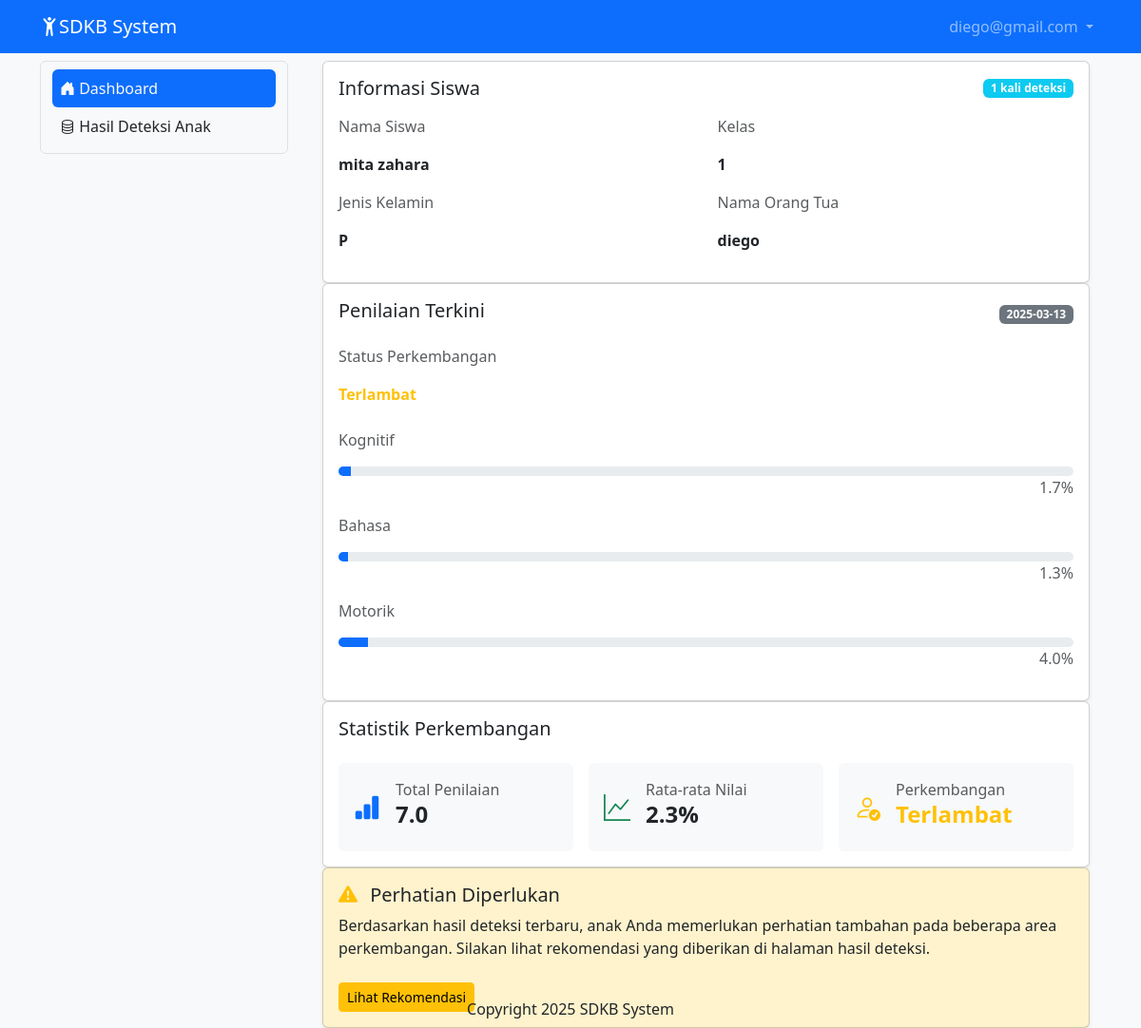
Page /dashboard_ortu_anak (signed in) on the committed database.
### tables this page shows
CREATE TABLE IF NOT EXISTS `users` (
  `user_id` int(11) NOT NULL AUTO_INCREMENT,
  `fullname` varchar(100) NOT NULL,
  `username` varchar(200) NOT NULL,
  `password` varchar(200) NOT NULL,
  `level` int(11) NOT NULL,
  `phone` varchar(30) NOT NULL,
  `alamat` varchar(300) NOT NULL,
  `created_at` timestamp NOT NULL DEFAULT CURRENT_TIMESTAMP,
  PRIMARY KEY (`user_id`),
  UNIQUE KEY `username` (`username`)
);

CREATE TABLE IF NOT EXISTS `students` (
  `student_id` int(11) NOT NULL AUTO_INCREMENT,
  `parent_id` int(11) DEFAULT NULL,
  `name` varchar(100) NOT NULL,
  `usia` int(11) NOT NULL DEFAULT '0',
  `gender` enum('L','P') NOT NULL,
  `class` varchar(20) DEFAULT NULL,
  PRIMARY KEY (`student_id`),
  KEY `parent_id` (`parent_id`),
  CONSTRAINT `students_ibfk_1` FOREIGN KEY (`parent_id`) REFERENCES `users` (`user_id`)
);

CREATE TABLE IF NOT EXISTS `assessment_results` (
  `id` int(11) NOT NULL AUTO_INCREMENT,
  `student_id` int(11) DEFAULT NULL,
  `motorik_kasar` int(11) DEFAULT NULL,
  `motorik_halus` int(11) DEFAULT NULL,
  `komunikasi` int(11) DEFAULT NULL,
  `membaca` int(11) DEFAULT NULL,
  `sosial_skill` int(11) DEFAULT NULL,
  `menyimak` int(11) DEFAULT NULL,
  `ekspresif` int(11) DEFAULT NULL,
  `pra_akademik` int(11) DEFAULT NULL,
  `prediction` varchar(50) DEFAULT NULL,
  `rekomendasi` text,
  `tanggal` date DEFAULT NULL,
  `motorik_score` float DEFAULT NULL,
  `bahasa_score` float DEFAULT NULL,
  `kognitif_score` float DEFAULT NULL,
  PRIMARY KEY (`id`) USING BTREE,
  KEY `FK__students` (`student_id`) USING BTREE,
  CONSTRAINT `FK_assessment_results_students` FOREIGN KEY (`student_id`) REFERENCES `students` (`student_id`) ON DELETE CASCADE ON UPDATE CASCADE
);

### dashboard_ortu_anak.php (the view, shortened to what this page needs)
<?php
    include "proses/connect.php";
    $user_id = $_SESSION['user_id'];
    $query_anak = "SELECT s.*, u.fullname as parent_name
                   FROM students s
                   LEFT JOIN users u ON s.parent_id = u.user_id
                   WHERE s.parent_id = '$user_id'";
    $result_anak = mysqli_query($conn, $query_anak);
    $anak = mysqli_fetch_assoc($result_anak);
    $id_anak = $anak['student_id'];
    $query_deteksi = "SELECT motorik_halus, motorik_kasar, komunikasi, membaca, pra_akademik, sosial_skill, ekspresif, menyimak, prediction, tanggal
                      FROM assessment_results
                      WHERE student_id = '$id_anak'
                      ORDER BY tanggal DESC
                      LIMIT 1";
    $result_deteksi = mysqli_query($conn, $query_deteksi);
    $deteksi = mysqli_fetch_assoc($result_deteksi);
    $query_jumlah_deteksi = "SELECT COUNT(*) as total FROM assessment_results WHERE student_id = '$id_anak'";
    $result_jumlah = mysqli_query($conn, $query_jumlah_deteksi);
    $jumlah_deteksi = mysqli_fetch_assoc($result_jumlah)['total'];
    $motorik_score = ($deteksi['motorik_halus'] + $deteksi['motorik_kasar']) / 2;
    $bahasa_score = ($deteksi['komunikasi'] + $deteksi['membaca'] + $deteksi['pra_akademik']) / 3;
    $kognitif_score = ($deteksi['sosial_skill'] + $deteksi['ekspresif'] + $deteksi['menyimak']) / 3;
    $total_penilaian = $motorik_score + $bahasa_score + $kognitif_score;
    $rata_nilai = $total_penilaian / 3;
?>
<!DOCTYPE html>
<html lang="en">
<head>
</head>
<body class="bg-light">
    <div class="col-lg-9 mt-2">
    <div class="container-fluid">
        <div class="row">
                <div class="space-y-4">
                    <div class="card shadow-sm">
                        <div class="card-body">
                            <div class="d-flex justify-content-between align-items-center mb-3">
                                <h2 class="card-title h5 mb-0">Informasi Siswa</h2>
                                <?php if ($jumlah_deteksi > 0): ?>
                                <span class="badge bg-info"><?= $jumlah_deteksi ?> kali deteksi</span>
                                <?php endif; ?>
                            </div>
                            <div class="row">
                                <div class="col-md-6">
                                    <p class="text-muted">Nama Siswa</p>
                                    <p class="fw-bold"><?= htmlspecialchars($anak['name']) ?></p>
                                </div>
                                <div class="col-md-6">
                                    <p class="text-muted">Kelas</p>
                                    <p class="fw-bold"><?= htmlspecialchars($anak['class']) ?></p>
                                </div>
                                <div class="col-md-6">
                                    <p class="text-muted">Jenis Kelamin</p>
                                    <p class="fw-bold"><?= htmlspecialchars($anak['gender']) ?></p>
                                </div>
                                <div class="col-md-6">
                                    <p class="text-muted">Nama Orang Tua</p>
                                    <p class="fw-bold"><?= htmlspecialchars($anak['parent_name']) ?></p>
                                </div>
                            </div>
                        </div>
                    </div>
                    <div class="card shadow-sm">
                        <div class="card-body">
                            <div class="d-flex justify-content-between align-items-center mb-3">
                                <h2 class="card-title h5">Penilaian Terkini</h2>
                                <?php if ($deteksi['tanggal'] != '-'): ?>
                                <span class="badge bg-secondary"><?= htmlspecialchars($deteksi['tanggal']) ?></span>
                                <?php endif; ?>
                            </div>
                            <p class="text-muted">Status Perkembangan</p>
                            <p class="<?= strtolower($deteksi['prediction']) == 'terlambat' ? 'text-warning' : 'text-success' ?> fw-bold mb-4">
                                <?= htmlspecialchars($deteksi['prediction']) ?>
                            </p>
                            <div class="space-y-3">
                                <div>
                                    <p class="text-muted">Kognitif</p>
                                    <div class="progress" style="height: 10px;">
                                        <div class="progress-bar" role="progressbar" style="width: <?= htmlspecialchars($kognitif_score) ?>%;" aria-valuenow="<?= htmlspecialchars($kognitif_score) ?>" aria-valuemin="0" aria-valuemax="100"></div>
                                    </div>
                                    <p class="text-end text-muted"><?= number_format($kognitif_score, 1) ?>%</p>
                                </div>
                                <div>
                                    <p class="text-muted">Bahasa</p>
                                    <div class="progress" style="height: 10px;">
                                        <div class="progress-bar" role="progressbar" style="width: <?= htmlspecialchars($bahasa_score) ?>%;" aria-valuenow="<?= htmlspecialchars($bahasa_score) ?>" aria-valuemin="0" aria-valuemax="100"></div>
                                    </div>
                                    <p class="text-end text-muted"><?= number_format($bahasa_score, 1) ?>%</p>
                                </div>
                                <div>
                                    <p class="text-muted">Motorik</p>
                                    <div class="progress" style="height: 10px;">
                                        <div class="progress-bar" role="progressbar" style="width: <?= htmlspecialchars($motorik_score) ?>%;" aria-valuenow="<?= htmlspecialchars($motorik_score) ?>" aria-valuemin="0" aria-valuemax="100"></div>
                                    </div>
                                    <p class="text-end text-muted"><?= number_format($motorik_score, 1) ?>%</p>
                                </div>
                            </div>
                        </div>
                    </div>
                    <div class="card shadow-sm">
                        <div class="card-body">
                            <h5 class="card-title">Statistik Perkembangan</h5>
                            <div class="row g-3 mt-2">
                                <div class="col-md-4">
                                    <div class="p-3 bg-light rounded">
                                        <div class="d-flex align-items-center">
                                            <i class="bi bi-bar-chart-fill text-primary fs-3 me-3"></i>
                                            <div>
                                                <p class="text-muted mb-0">Total Penilaian</p>
                                                <p class="h4 fw-bold"><?= number_format($total_penilaian, 1) ?></p>
                                            </div>
                                        </div>
                                    </div>
                                </div>
                                <div class="col-md-4">
                                    <div class="p-3 bg-light rounded">
                                        <div class="d-flex align-items-center">
                                            <i class="bi bi-graph-up text-success fs-3 me-3"></i>
                                            <div>
                                                <p class="text-muted mb-0">Rata-rata Nilai</p>
                                                <p class="h4 fw-bold"><?= number_format($rata_nilai, 1) ?>%</p>
                                            </div>
                                        </div>
                                    </div>
                                </div>
                                <div class="col-md-4">
                                    <div class="p-3 bg-light rounded">
                                        <div class="d-flex align-items-center">
                                            <i class="bi bi-person-check <?= strtolower($deteksi['prediction']) == 'terlambat' ? 'text-warning' : 'text-success' ?> fs-3 me-3"></i>
                                            <div>
                                                <p class="text-muted mb-0">Perkembangan</p>
                                                <p class="h4 fw-bold <?= strtolower($deteksi['prediction']) == 'terlambat' ? 'text-warning' : 'text-success' ?>">
                                                    <?= htmlspecialchars($deteksi['prediction']) ?>
                                                </p>
                                            </div>
                                        </div>
                                    </div>
                                </div>
                            </div>
                        </div>
                    </div>
                    <?php if ($jumlah_deteksi > 0 && strtolower($deteksi['prediction']) == 'normal'): ?>
                    <div class="card shadow-sm bg-success-subtle">
                        <div class="card-body">
                            <h5 class="card-title"><i class="bi bi-check-circle-fill text-success me-2"></i> Perkembangan Normal</h5>
                            <p class="card-text">
                                Berdasarkan hasil deteksi terbaru, anak Anda berada dalam kategori perkembangan normal. Terus dukung perkembangan anak dengan aktivitas yang menstimulasi semua aspek perkembangan.
                            </p>
                        </div>
                    </div>
                    <?php elseif ($jumlah_deteksi > 0 && strtolower($deteksi['prediction']) == 'terlambat'): ?>
                    <div class="card shadow-sm bg-warning-subtle">
                        <div class="card-body">
                            <h5 class="card-title"><i class="bi bi-exclamation-triangle-fill text-warning me-2"></i> Perhatian Diperlukan</h5>
                            <p class="card-text">
                                Berdasarkan hasil deteksi terbaru, anak Anda memerlukan perhatian tambahan pada beberapa area perkembangan. Silakan lihat rekomendasi yang diberikan di halaman hasil deteksi.
                            </p>
                            <a href="hasil-deteksi.php" class="btn btn-warning btn-sm mt-2">
                                Lihat Rekomendasi
                            </a>
                        </div>
                    </div>
                    <?php endif; ?>
                </div>
            </div>
        </div>
    </div>
</div>
</body>
</html>

### header.php (shortened to what this page needs)
<nav class="navbar navbar-expand navbar-dark bg-primary sticky-top no-print">
  <div class="container">
    <a class="navbar-brand" href="."><i class="bi bi-person-arms-up"></i>SDKB System</a>
    <div class="collapse navbar-collapse justify-content-end" id="navbarNavDropdown">
      <ul class="navbar-nav">
        <li class="nav-item dropdown">
          <a class="nav-link dropdown-toggle" href="#" role="button" data-bs-toggle="dropdown" aria-expanded="false">
            <?php echo $hasil ['username'];?>
          </a>
        </li>
      </ul>
    </div>
  </div>
</nav>

### rows in the picture
users: username "diego@gmail.com"
students: name "mita zahara", class "1", gender "P", parent.fullname "diego"
assessment_results: tanggal "2025-03-13", prediction "Terlambat", kognitif_score "1.7", bahasa_score "1.3", motorik_score "4.0", total_penilaian "7.0", rata_nilai "2.3"

### other values in the picture
$jumlah_deteksi "1"
